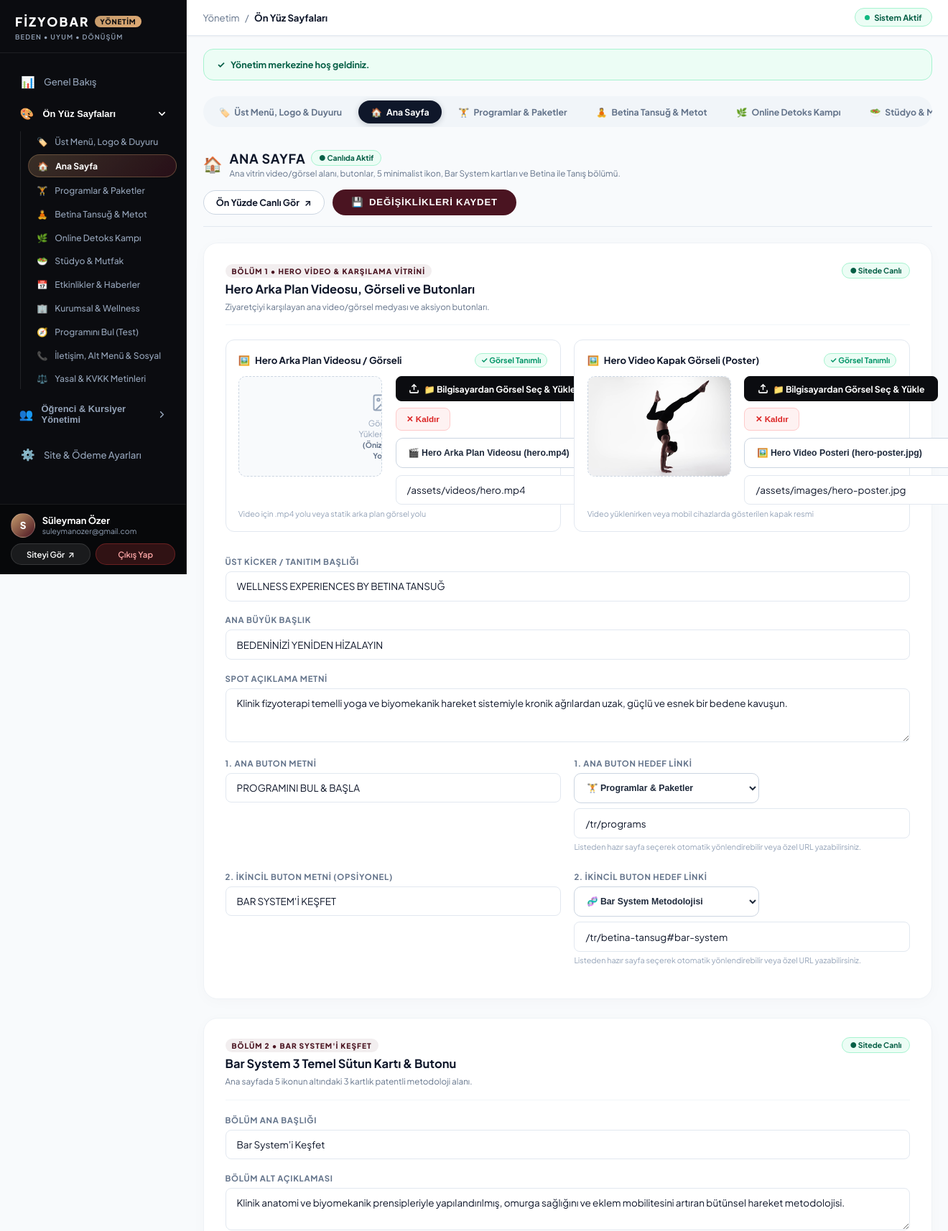
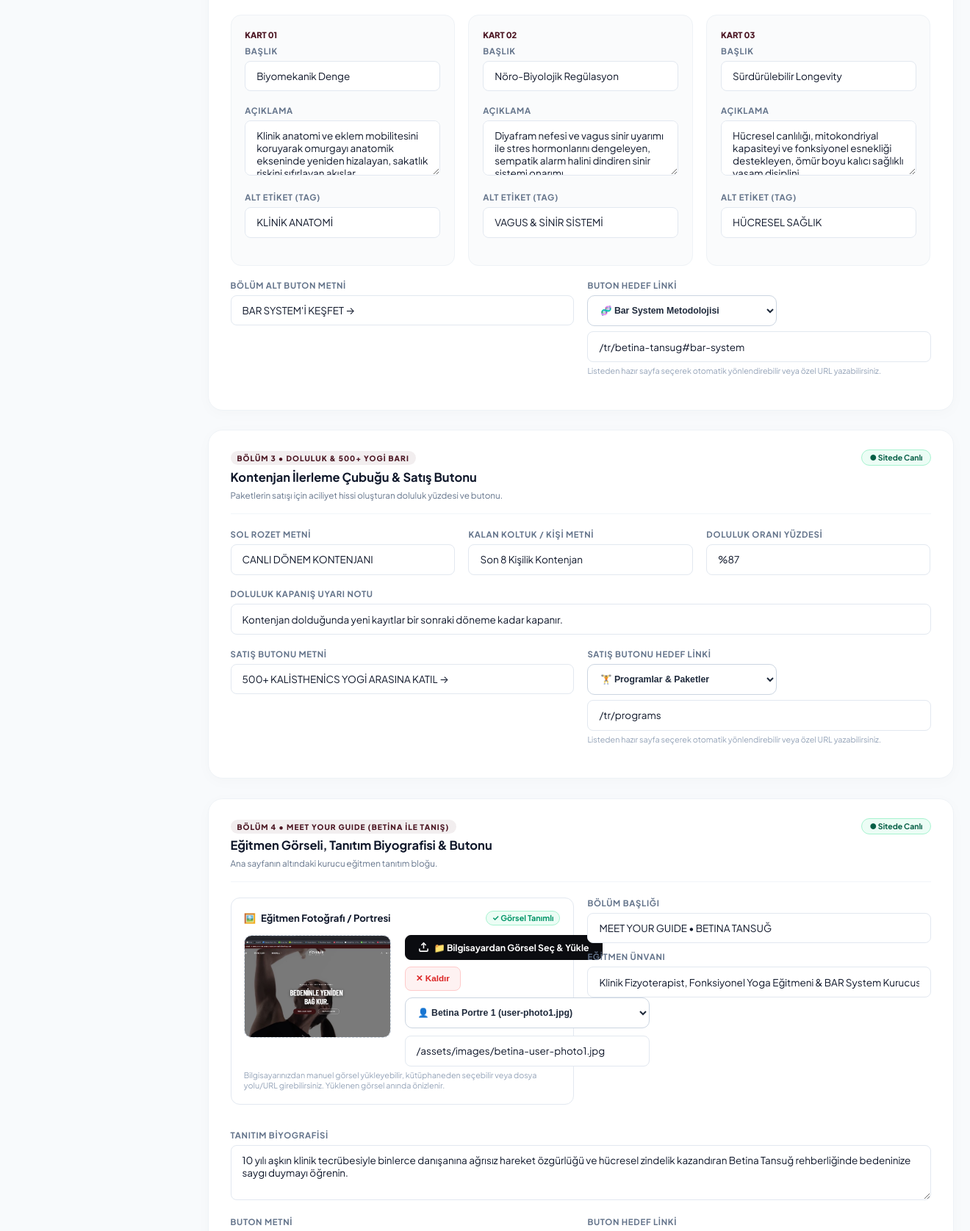
The app's page /en/xpanel/pages?tab=home (signed in, upper part) with its own data (2 pictures, top to bottom).
### tables this page shows
CREATE TABLE `users` (
  `id` int(10) unsigned NOT NULL AUTO_INCREMENT,
  `full_name` varchar(150) NOT NULL,
  `email` varchar(191) NOT NULL,
  `phone` varchar(50) DEFAULT NULL,
  `password_hash` varchar(255) NOT NULL,
  `role` enum('admin','student') NOT NULL DEFAULT 'student',
  `status` enum('active','inactive','suspended') NOT NULL DEFAULT 'active',
  `created_at` datetime NOT NULL DEFAULT current_timestamp(),
  `updated_at` datetime NOT NULL DEFAULT current_timestamp() ON UPDATE current_timestamp(),
  PRIMARY KEY (`id`),
  UNIQUE KEY `email` (`email`)
);

### app/Controllers/Controller.php (called while the page is built, shortened)
<?php
abstract class Controller
{
    protected function render(string $view, array $data = [], bool $withLayout = true): void
    {
        View::render($view, $data, $withLayout);
    }
}

### app/Controllers/XpanelController.php (called while the page is built, shortened)
<?php
class XpanelController extends Controller
{
    public function pages(): void
    {
        $pages = Database::query("SELECT * FROM site_pages ORDER BY id ASC");
        $pageData = [];
        foreach ($pages as $p) {
            $pageData[$p['page_key']] = [
                'id' => $p['id'],
                'title' => $p['page_title'],
                'data' => json_decode($p['data_json'] ?? '{}', true) ?: [],
                'updated_at' => $p['updated_at']
            ];
        }
        $flash = Session::getFlash('xpanel_msg');
        $activeTab = (string)($this->input('tab') ?: 'home');
        $this->render('pages/xpanel/pages', [
            'metaTitle' => 'Ön Yüz Sayfaları',
            'pages' => $pageData,
            'activeTab' => $activeTab,
            'flash' => $flash
        ], false);
    }
}

### index.php (called while the page is built, shortened)
<?php
require_once __DIR__ . '/core/helpers.php';
Router::dispatch();

### core/helpers.php (called while the page is built, shortened)
<?php
if (!function_exists('e')) {
    function e(?string $value): string
    {
        return Security::escape($value);
    }
}
if (!function_exists('url')) {
    function url(string $path = '', ?string $lang = null): string
    {
        return Router::url($path, $lang);
    }
}
if (!function_exists('asset')) {
    function asset(string $path): string
    {
        $base = Router::getBasePath();
        $cleanPath = ltrim($path, '/');
        $fullPath = __DIR__ . '/../' . $cleanPath;
        $version = file_exists($fullPath) ? filemtime($fullPath) : 1;
        $url = ($base === '') ? "/{$cleanPath}" : "{$base}/{$cleanPath}";
        return "{$url}?v={$version}";
    }
}

### core/Language.php (called while the page is built, shortened)
<?php
class Language
{
    private static string $currentLang = 'tr';
    private static array $supportedLangs = ['tr', 'en'];
    public static function init(?string $requestedLang = null): void
    {
        $defaultLang = (string) Env::get('APP_DEFAULT_LANG', 'tr');
        if ($requestedLang && in_array($requestedLang, self::$supportedLangs, true)) {
            self::$currentLang = $requestedLang;
        } elseif (Session::has('_lang') && in_array(Session::get('_lang'), self::$supportedLangs, true)) {
            self::$currentLang = Session::get('_lang');
        } elseif (isset($_COOKIE['fizyo_lang']) && in_array($_COOKIE['fizyo_lang'], self::$supportedLangs, true)) {
            self::$currentLang = $_COOKIE['fizyo_lang'];
        } else {
            self::$currentLang = self::detectBrowserLanguage($defaultLang);
        }
    }
    public static function current(): string
    {
        return self::$currentLang;
    }
    public static function getSupported(): array
    {
        return self::$supportedLangs;
    }
}

### core/Database.php (called while the page is built, shortened)
<?php
class Database
{
    private static ?PDO $instance = null;
    public static function getConnection(): ?PDO
    {
        if (self::$instance !== null) {
            return self::$instance;
        }
        $host = (string) (Env::get('DB_HOST') ?: '127.0.0.1');
        $port = (string) (Env::get('DB_PORT') ?: '3306');
        $dbname = (string) (Env::get('DB_DATABASE') ?: Env::get('DB_NAME') ?: 'fizyobar_db');
        $username = (string) (Env::get('DB_USERNAME') ?: Env::get('DB_USER') ?: 'root');
        $password = (string) (Env::get('DB_PASSWORD') ?: Env::get('DB_PASS') ?: '');
        $charset = (string) (Env::get('DB_CHARSET') ?: 'utf8mb4');
        $collation = (string) (Env::get('DB_COLLATION') ?: 'utf8mb4_unicode_ci');
        $options = [
            PDO::ATTR_ERRMODE            => PDO::ERRMODE_EXCEPTION,
            PDO::ATTR_DEFAULT_FETCH_MODE => PDO::FETCH_ASSOC,
            PDO::ATTR_EMULATE_PREPARES   => false,
            PDO::MYSQL_ATTR_INIT_COMMAND => "SET NAMES '{$charset}' COLLATE '{$collation}'",
        ];
        $candidates = [
            ['host' => $host, 'port' => $port, 'db' => $dbname, 'user' => $username, 'pass' => $password],
        ];
        if ($host === '127.0.0.1') {
            $candidates[] = ['host' => 'localhost', 'port' => $port, 'db' => $dbname, 'user' => $username, 'pass' => $password];
        } elseif ($host === 'localhost') {
            $candidates[] = ['host' => '127.0.0.1', 'port' => $port, 'db' => $dbname, 'user' => $username, 'pass' => $password];
        }
        foreach ($candidates as $cand) {
            try {
                $candDsn = "mysql:host={$cand['host']};port={$cand['port']};dbname={$cand['db']};charset={$charset}";
                self::$instance = new PDO($candDsn, $cand['user'], $cand['pass'], $options);
                return self::$instance;
            } catch (PDOException $e) {
                $lastException = $e;
            }
        }
        return null;
    }
    public static function fetch(string $sql, array $params = []): ?array
    {
        $db = self::getConnection();
        $stmt = $db->prepare($sql);
        $stmt->execute($params);
        $result = $stmt->fetch();
        return $result ?: null;
    }
}

### core/Auth.php (called while the page is built, shortened)
<?php
class Auth
{
    public static function id(): ?int
    {
        return Session::get(self::SESSION_KEY);
    }
    public static function user(): ?array
    {
        $id = self::id();
        return Database::fetch("SELECT id, full_name, email, phone, role, status FROM users WHERE id = ?", [$id]);
    }
}

### core/Security.php (called while the page is built, shortened)
<?php
class Security
{
    public static function escape(?string $value): string
    {
        return htmlspecialchars($value, ENT_QUOTES | ENT_SUBSTITUTE, 'UTF-8', false);
    }
}

### core/Session.php (called while the page is built, shortened)
<?php
class Session
{
    public static function getFlash(string $type): ?string
    {
        if (isset($_SESSION['_flash'][$type])) {
            $msg = $_SESSION['_flash'][$type];
            return $msg;
        }
        return null;
    }
}

### app/Views/pages/xpanel/layout_top.php (the view, shortened to what this page needs)
<?php
$currentUri = \Core\Router::getCurrentUri();
$adminUser = \Core\Auth::user();
$currentTab = $_GET['tab'] ?? ($currentUri === '/xpanel/pages' || str_contains($currentUri, 'pages') ? 'home' : '');
$isPagesRoute = str_contains($currentUri, 'pages');
?>
<!DOCTYPE html>
<html lang="tr" dir="ltr" class="xp-html">
<head>
    <link rel="stylesheet" href="<?= asset('assets/css/xpanel.css') ?>?v=<?= time() ?>">
</head>
<body class="xp-body">
    <aside class="xp-sidebar" id="xpSidebar">
        <div class="xp-sidebar-brand">
            <a href="<?= url('/xpanel') ?>" class="xp-brand-link">
                <h1 class="xp-brand-title">
                    FİZYOBAR
                    <span class="xp-brand-tag">YÖNETİM</span>
                </h1>
                <span class="xp-brand-motto">BEDEN &bull; UYUM &bull; DÖNÜŞÜM</span>
            </a>
        </div>
<?php
$isCrmRoute = str_contains($currentUri, 'users') || str_contains($currentUri, 'enrollments') || str_contains($currentUri, 'courses') || str_contains($currentUri, 'announcements') || str_contains($currentUri, 'nutrition');
?>
        <div class="xp-sidebar-nav-scroll">
            <nav class="xp-nav-section">
                <a href="<?= url('/xpanel') ?>" class="xp-nav-link <?= ($currentUri === '/xpanel' || $currentUri === '/tr/xpanel') && !$isPagesRoute ? 'active' : '' ?>">
                    <span class="xp-nav-left">
                        <span class="xp-nav-icon">📊</span>
                        <span>Genel Bakış</span>
                    </span>
                </a>
                <div class="xp-nav-group <?= $isPagesRoute ? 'is-open' : '' ?>" id="navGroupPages">
                    <button type="button" class="xp-nav-group-header" onclick="toggleNavGroup('navGroupPages')">
                        <span class="xp-nav-group-title">
                            <span class="xp-nav-icon">🎨</span>
                            <span>Ön Yüz Sayfaları</span>
                        </span>
                        <svg class="xp-nav-group-chevron" width="15" height="15" viewBox="0 0 24 24" fill="none" stroke="currentColor" stroke-width="2.5" stroke-linecap="round" stroke-linejoin="round">
                            <polyline points="6 9 12 15 18 9"></polyline>
                        </svg>
                    </button>
                    <div class="xp-nav-group-items">
                        <a href="<?= url('/xpanel/pages?tab=header_nav') ?>" class="xp-nav-sub-link <?= $isPagesRoute && $currentTab === 'header_nav' ? 'active' : '' ?>">
                            <span>🏷️</span>
                            <span>Üst Menü, Logo &amp; Duyuru</span>
                        </a>
                        <a href="<?= url('/xpanel/pages?tab=home') ?>" class="xp-nav-sub-link <?= $isPagesRoute && $currentTab === 'home' ? 'active' : '' ?>">
                            <span>🏠</span>
                            <span>Ana Sayfa</span>
                        </a>
                        <a href="<?= url('/xpanel/pages?tab=programs') ?>" class="xp-nav-sub-link <?= $isPagesRoute && $currentTab === 'programs' ? 'active' : '' ?>">
                            <span>🏋️</span>
                            <span>Programlar &amp; Paketler</span>
                        </a>
                        <a href="<?= url('/xpanel/pages?tab=betina') ?>" class="xp-nav-sub-link <?= $isPagesRoute && $currentTab === 'betina' ? 'active' : '' ?>">
                            <span>🧘</span>
                            <span>Betina Tansuğ &amp; Metot</span>
                        </a>
                        <a href="<?= url('/xpanel/pages?tab=detox') ?>" class="xp-nav-sub-link <?= $isPagesRoute && $currentTab === 'detox' ? 'active' : '' ?>">
                            <span>🌿</span>
                            <span>Online Detoks Kampı</span>
                        </a>
                        <a href="<?= url('/xpanel/pages?tab=studio') ?>" class="xp-nav-sub-link <?= $isPagesRoute && $currentTab === 'studio' ? 'active' : '' ?>">
                            <span>🥗</span>
                            <span>Stüdyo &amp; Mutfak</span>
                        </a>
                        <a href="<?= url('/xpanel/pages?tab=events') ?>" class="xp-nav-sub-link <?= $isPagesRoute && $currentTab === 'events' ? 'active' : '' ?>">
                            <span>📅</span>
                            <span>Etkinlikler &amp; Haberler</span>
                        </a>
                        <a href="<?= url('/xpanel/pages?tab=corporate') ?>" class="xp-nav-sub-link <?= $isPagesRoute && $currentTab === 'corporate' ? 'active' : '' ?>">
                            <span>🏢</span>
                            <span>Kurumsal &amp; Wellness</span>
                        </a>
                        <a href="<?= url('/xpanel/pages?tab=find_program') ?>" class="xp-nav-sub-link <?= $isPagesRoute && $currentTab === 'find_program' ? 'active' : '' ?>">
                            <span>🧭</span>
                            <span>Programını Bul (Test)</span>
                        </a>
                        <a href="<?= url('/xpanel/pages?tab=footer_contact') ?>" class="xp-nav-sub-link <?= $isPagesRoute && $currentTab === 'footer_contact' ? 'active' : '' ?>">
                            <span>📞</span>
                            <span>İletişim, Alt Menü &amp; Sosyal</span>
                        </a>
                        <a href="<?= url('/xpanel/pages?tab=legal') ?>" class="xp-nav-sub-link <?= $isPagesRoute && $currentTab === 'legal' ? 'active' : '' ?>">
                            <span>⚖️</span>
                            <span>Yasal &amp; KVKK Metinleri</span>
                        </a>
                    </div>
                </div>
                <div class="xp-nav-group <?= $isCrmRoute ? 'is-open' : '' ?>" id="navGroupCrm">
                    <button type="button" class="xp-nav-group-header" onclick="toggleNavGroup('navGroupCrm')">
                        <span class="xp-nav-group-title">
                            <span class="xp-nav-icon">👥</span>
                            <span>Öğrenci &amp; Kursiyer Yönetimi</span>
                        </span>
                        <svg class="xp-nav-group-chevron" width="15" height="15" viewBox="0 0 24 24" fill="none" stroke="currentColor" stroke-width="2.5" stroke-linecap="round" stroke-linejoin="round">
                            <polyline points="6 9 12 15 18 9"></polyline>
                        </svg>
                    </button>
                </div>
                <a href="<?= url('/xpanel/settings') ?>" class="xp-nav-link <?= str_contains($currentUri, 'settings') ? 'active' : '' ?>">
                    <span class="xp-nav-left">
                        <span class="xp-nav-icon">⚙️</span>
                        <span>Site &amp; Ödeme Ayarları</span>
                    </span>
                </a>
            </nav>
        </div>
        <div class="xp-sidebar-footer">
            <div class="xp-user-card">
                <div class="xp-user-avatar">
                    <?= mb_substr($adminUser['full_name'] ?? 'S', 0, 1) ?>
                </div>
                <div class="xp-user-meta">
                    <div class="xp-user-name"><?= e($adminUser['full_name'] ?? 'Süper Yönetici') ?></div>
                    <div class="xp-user-role"><?= e($adminUser['email'] ?? 'Yönetici') ?></div>
                </div>
            </div>
            <div class="xp-footer-actions">
                <a href="<?= url('/') ?>" target="_blank" class="xp-btn-side-site" title="Site ön yüzünü yeni sekmede aç">
                    <span>Siteyi Gör</span>
                    <span>↗</span>
                </a>
                <a href="<?= url('/xpanel/logout') ?>" class="xp-btn-side-logout">
                    <span>Çıkış Yap</span>
                </a>
            </div>
        </div>
    </aside>
    <div class="xp-main-wrapper">
        <header class="xp-top-bar">
            <div class="xp-top-bar-left">
                <div class="xp-breadcrumb">
                    <span>Yönetim</span>
                    <span>/</span>
                    <strong><?= e($metaTitle ?? 'Kontrol Paneli') ?></strong>
                </div>
            </div>
            <div style="display: flex; align-items: center; gap: 0.75rem;">
                <div class="xp-top-status-badge">
                    <span class="xp-status-dot"></span>
                    <span>Sistem Aktif</span>
                </div>
            </div>
        </header>
        <main class="xp-content-area">
            <?php if (!empty($flash)): ?>
                <div style="background-color: var(--xp-emerald-light); border: 1px solid #a7f3d0; color: #065f46; padding: 0.85rem 1.25rem; border-radius: var(--xp-radius-md); margin-bottom: 1.5rem; font-size: 0.84rem; font-weight: 700; display: flex; align-items: center; gap: 0.5rem;">
                    <span>✓</span>
                    <span><?= e($flash) ?></span>
                </div>
            <?php endif; ?>

### app/Views/pages/xpanel/layout_top.php (style rules this page uses)
html, body { scrollbar-width: none; -ms-overflow-style: none; }

### records on screen
users: full_name "S", full_name "Süleyman Özer", email "suleymanozer@gmail.com"

### other values on screen
$metaTitle "Ön Yüz Sayfaları"
$flash "Yönetim merkezine hoş geldiniz."
$meta['icon'] "🏷️"
$meta['name'] "Üst Menü, Logo & Duyuru"
$meta['icon'] "🏠"
$meta['name'] "Ana Sayfa"
$meta['icon'] "🏋️"
$meta['name'] "Programlar & Paketler"
$meta['icon'] "🧘"
$meta['name'] "Betina Tansuğ & Metot"
$meta['icon'] "🌿"
$meta['name'] "Online Detoks Kampı"
$meta['icon'] "🥗"
$meta['name'] "Stüdyo &…"
$currentInfo['icon'] "🏠"
